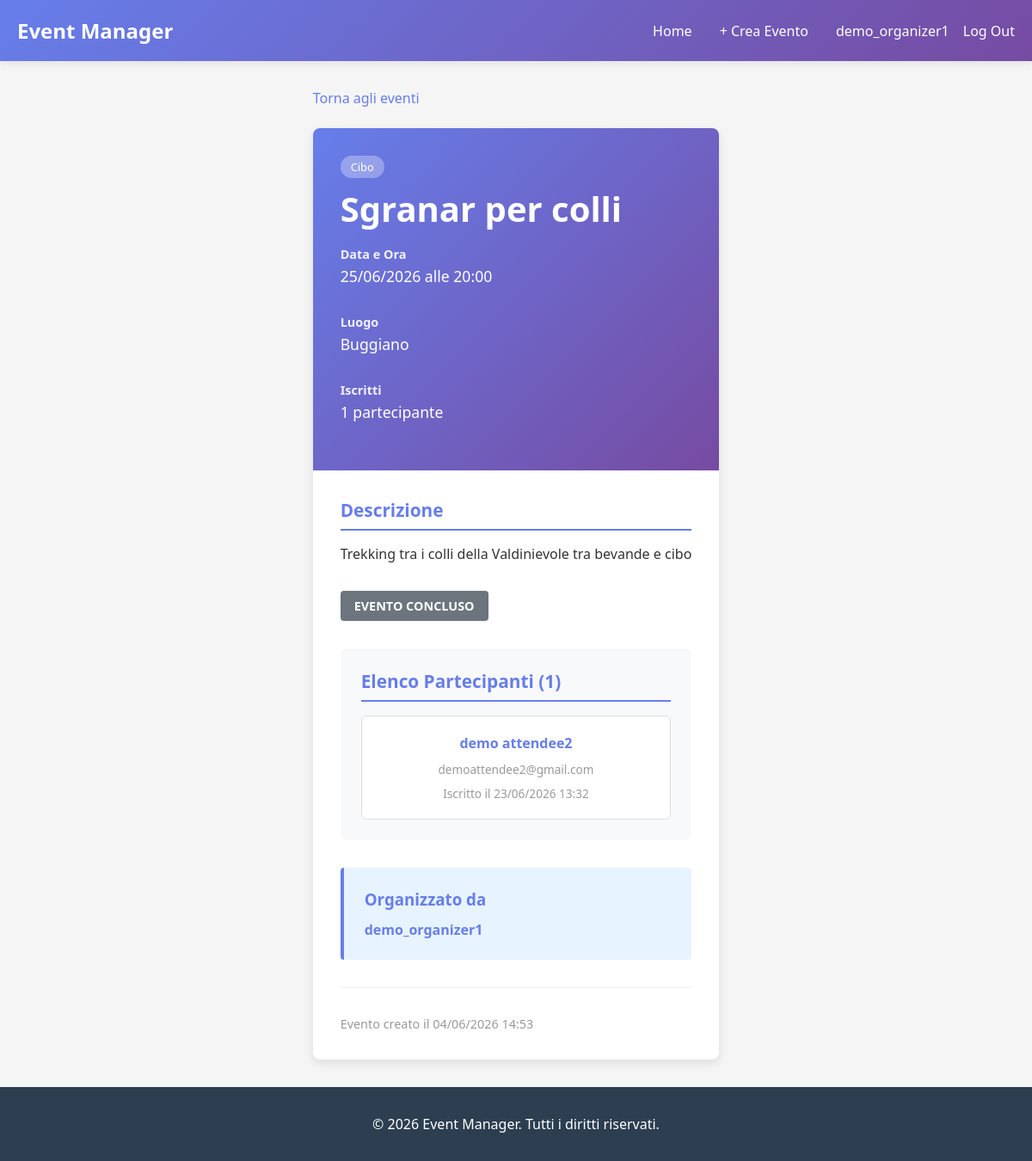
/events/2/ (signed in), run on the app's committed database.
### users/models.py (models this page shows, shortened)
class CustomUser(AbstractUser):
    ROLE_CHOICES = (
        ('attendee', 'Attendee'),
        ('organizer', 'Organizer'),
    )
    role = models.CharField(max_length=15, choices=ROLE_CHOICES, blank=False)
    bio = models.TextField(blank=True, null=True)
    email = models.EmailField(blank=False, unique=True)
    first_name = models.CharField(max_length=150, blank=False)
    last_name = models.CharField(max_length=150, blank=False)

### events/models.py (models this page shows, shortened)
class Event(models.Model):
    title = models.CharField(max_length=200)
    description = models.TextField()
    date = models.DateTimeField()
    location = models.CharField(max_length=200)
    category = models.ForeignKey(
        Category,
        on_delete=models.SET_NULL,
        null=True,
        blank=True,
        related_name='events'
    )
    organizer = models.ForeignKey(
        settings.AUTH_USER_MODEL,
        on_delete=models.CASCADE,
        related_name='organized_events'
    )
    created_at = models.DateTimeField(auto_now_add=True)
    class Meta:
        ordering = ['date']

class Category(models.Model):
    name = models.CharField(max_length=100)
    class Meta:
        verbose_name_plural = "Categories"

class Registration(models.Model):
    event = models.ForeignKey(Event, on_delete=models.CASCADE, related_name='registrations')
    attendee = models.ForeignKey(
        settings.AUTH_USER_MODEL,
        on_delete=models.CASCADE,
        related_name='registrations'
    )
    registered_at = models.DateTimeField(auto_now_add=True)
    class Meta:
        unique_together = ('event', 'attendee')

### events/views.py (the view)
# urls.py: path('events/<int:pk>/', events_views.event_detail, name='event_detail'),
@login_required(login_url='login')
def event_detail(request, pk):
    event = get_object_or_404(Event, pk=pk)
    is_registered = False
    if request.user.is_authenticated:
        is_registered = Registration.objects.filter(event=event, attendee=request.user).exists()
    context = {
        'event': event,
        'is_registered': is_registered,
    }
    return render(request, 'event_detail.html', context)

### templates/event_detail.html (shortened to what this page needs)
{% extends "base.html" %}
{% load static %}
{% block extra_css %}
<link rel="stylesheet" href="{% static 'css/events.css' %}">
{% endblock %}
{% block content %}
<a href="{% url 'event_list' %}" class="back-link"> Torna agli eventi</a>
<div class="event-detail-container">
    <div class="event-detail-header">
        {% if event.category %}
            <span class="event-category"> {{ event.category.name }}</span>
        {% endif %}
        <h1>{{ event.title }}</h1>
        <div class="event-meta">
            <div class="meta-item">
                <div class="meta-content">
                    <h3>Data e Ora</h3>
                    <p>{{ event.date|date:"d/m/Y \a\l\l\e H:i" }}</p>
                </div>
            </div>
            <div class="meta-item">
                <div class="meta-content">
                    <h3>Luogo</h3>
                    <p>{{ event.location }}</p>
                </div>
            </div>
            <div class="meta-item">
                <div class="meta-content">
                    <h3>Iscritti</h3>
                    <p>{{ event.registrations.count }} partecipant{{ event.registrations.count|pluralize:"e,i" }}</p>
                </div>
            </div>
        </div>
    </div>
    <div class="event-detail-body">
        <div class="event-description-section">
            <h2 class="section-title">Descrizione</h2>
            <p class="event-description">{{ event.description|linebreaks }}</p>
        </div>
        <div class="event-actions">
            {% now "Y-m-d H:i" as current_time %}
            {% if event.date|date:"Y-m-d H:i" < current_time %}
                <span class="status-badge status-concluded">Evento Concluso</span>
            {% endif %}
        </div>
        {% if user.is_authenticated and user == event.organizer %}
            <div class="attendees-section">
                <h3 class="section-title">Elenco Partecipanti ({{ event.registrations.count }})</h3>
                {% if event.registrations.all %}
                    <div class="attendees-list">
                        {% for registration in event.registrations.all %}
                            <div class="attendee-card">
                                <strong>{{ registration.attendee.get_full_name|default:registration.attendee.username }}</strong>
                                <small>{{ registration.attendee.email }}</small>
                                <small class="attendee-date">
                                    Iscritto il {{ registration.registered_at|date:"d/m/Y H:i" }}
                                </small>
                            </div>
                        {% endfor %}
                    </div>
                {% else %}
                    <div class="no-attendees">
                        <p>Nessuna iscrizione</p>
                    </div>
                {% endif %}
            </div>
        {% endif %}
        <div class="organizer-info">
            <h3>Organizzato da</h3>
            <div class="organizer-details">
                <p>
                    <strong><a href="{% url 'organizer_events' event.organizer.id %}" class="organizer-link">{{ event.organizer.username }}</a></strong>
                </p>
            </div>
        </div>
        <div class="event-created-info">
            <p>Evento creato il {{ event.created_at|date:"d/m/Y H:i" }}</p>
        </div>
    </div>
</div>
{% endblock %}

### templates/base.html (shortened to what this page needs)
{% load static %}
<!DOCTYPE html>
<html lang="it">
<head>
    <link rel="stylesheet" href="{% static 'css/main.css' %}">
    {% block extra_css %}{% endblock %}
</head>
<body>
    {% if user.is_authenticated %}
    <nav>
        <div class="nav-container">
            <a href="{% url 'event_list' %}" class="nav-brand">Event Manager</a>
            <ul class="nav-links">
                <li><a href="{% url 'event_list' %}">Home</a></li>
                {% if user.role == 'organizer' %}
                    <li><a href="{% url 'event_create' %}">+ Crea Evento</a></li>
                {% endif %}
                <li class="nav-user-meta">
                    <a href="{% url 'profile' %}" class="nav-user-link">
                         <span>{{ user.username }}</span>
                    </a>
                    <form action="{% url 'logout' %}" method="POST" class="nav-logout-form">
                        <button type="submit" class="nav-logout-btn">
                            Log Out
                        </button>
                    </form>
                </li>
            </ul>
        </div>
    </nav>
    {% endif %}
    <div class="container">
        {% block content %}{% endblock %}
    </div>
    <footer>
        <p class="footer-copyright">&copy; 2026 Event Manager. Tutti i diritti riservati.</p>
    </footer>
</body>
</html>

### static/css/main.css (style rules this page uses)
* { margin: 0; padding: 0; box-sizing: border-box; }
html, body { height: 100%; }
body { font-family: 'Segoe UI', Tahoma, Geneva, Verdana, sans-serif; background-color: #f5f5f5; color: #333; display: flex; flex-direction: column; min-height: 100vh; }
nav { background: linear-gradient(135deg, #667eea 0%, #764ba2 100%); padding: 1.2rem 0; box-shadow: 0 2px 10px rgba(0, 0, 0, 0.1); position: sticky; top: 0; z-index: 100; }
.nav-container { max-width: 1200px; margin: 0 auto; padding: 0 20px; display: flex; justify-content: space-between; align-items: center; }
.nav-brand { color: white; font-size: 1.5rem; font-weight: bold; text-decoration: none; }
.nav-links { display: flex; list-style: none; gap: 2rem; align-items: center; margin-left: auto; width: auto; }
.nav-links a { color: white; text-decoration: none; transition: opacity 0.3s; font-weight: 500; }
.nav-user-meta { margin-left: auto; display: flex; align-items: center; gap: 1rem; }
.nav-user-link { display: flex; align-items: center; gap: 0.5rem; }
.nav-logout-form { display: inline; margin: 0; padding: 0; }
.nav-logout-btn { background: none; border: none; color: white; cursor: pointer; font-family: inherit; font-size: inherit; font-weight: inherit; text-decoration: none; padding: 0; }
.container { max-width: 1200px; margin: 2rem auto; padding: 0 20px; flex: 1 0 auto; }
footer { background-color: #2c3e50; color: white; text-align: center; padding: 2rem 0; margin-top: 0; flex-shrink: 0; width: 100%; }
.footer-copyright { margin: 0; }
.back-link { display: inline-block; margin-bottom: 1.5rem; color: #667eea; text-decoration: none; font-weight: 500; }
.organizer-link { color: #667eea; text-decoration: none; }

### static/css/events.css (style rules this page uses)
.event-category { display: inline-block; background: rgba(255, 255, 255, 0.3); padding: 0.25rem 0.75rem; border-radius: 20px; font-size: 0.8rem; margin-bottom: 0.5rem; width: fit-content; }
.event-description { color: #555; font-size: 0.95rem; line-height: 1.5; flex: 1; margin-bottom: 1rem; }
.event-detail-container { background: white; border-radius: 8px; box-shadow: 0 4px 12px rgba(0, 0, 0, 0.1); overflow: hidden; }
.event-detail-header { background: linear-gradient(135deg, #667eea 0%, #764ba2 100%); color: white; padding: 2rem; }
.event-detail-header h1 { margin: 0 0 1rem 0; font-size: 2.5rem; }
.event-meta { display: grid; grid-template-columns: repeat(auto-fit, minmax(250px, 1fr)); gap: 2rem; margin-bottom: 1.5rem; }
.meta-content h3 { margin: 0 0 0.25rem 0; font-size: 0.9rem; opacity: 0.9; }
.meta-content p { margin: 0; font-size: 1.1rem; font-weight: 500; }
.event-detail-body { padding: 2rem; }
.event-description-section { margin-bottom: 2rem; }
.section-title { font-size: 1.3rem; font-weight: 600; color: #667eea; margin-bottom: 1rem; border-bottom: 2px solid #667eea; padding-bottom: 0.5rem; }
.event-actions { display: flex; gap: 1rem; margin: 2rem 0; flex-wrap: wrap; }
.attendees-section { background: #f8f9fa; padding: 1.5rem; border-radius: 8px; margin-top: 2rem; }
.attendees-list { display: grid; grid-template-columns: repeat(auto-fill, minmax(200px, 1fr)); gap: 1rem; }
.attendee-card { background: white; padding: 1.25rem; border-radius: 6px; border: 1px solid #ddd; text-align: center; }
.attendee-card strong { display: block; color: #667eea; margin-bottom: 0.5rem; }
.attendee-card small { color: #999; font-size: 0.85rem; }
.attendee-date { display: block; margin-top: 0.5rem; color: #aaa; }
.organizer-info { background: #e7f3ff; padding: 1.5rem; border-left: 4px solid #667eea; border-radius: 4px; margin-top: 2rem; }
.organizer-info h3 { color: #667eea; margin: 0 0 0.75rem 0; }
.organizer-details { color: #555; }
.event-created-info { margin-top: 2rem; padding-top: 2rem; border-top: 1px solid #eee; color: #999; font-size: 0.9rem; }
.status-badge { display: inline-block; padding: 0.5rem 1rem; border-radius: 4px; font-weight: bold; text-transform: uppercase; font-size: 0.9rem; }
.status-concluded { background-color: #6c757d; color: white; }

### data on the page
CustomUser: username "demo_organizer1"
Event: category.name "Cibo", title "Sgranar per colli", date "25/06/2026 alle 20:00", location "Buggiano", registrations.count "1", description "Trekking tra i colli della Valdinievole tra bevande e cibo", organizer.username "demo_organizer1", created_at "04/06/2026 14:53"
Registration: attendee.get_full_name "demo attendee2", attendee.email "demoattendee2@gmail.com", registered_at "23/06/2026 13:32"
